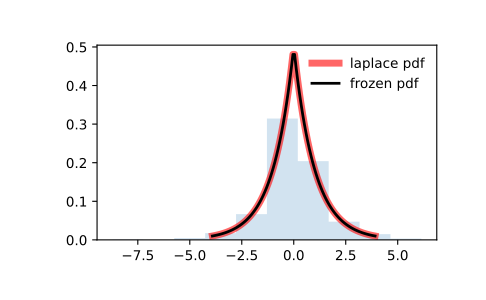

The Python source for this figure:
from scipy.stats import laplace
import matplotlib.pyplot as plt
fig, ax = plt.subplots(1, 1)

# Calculate the first four moments:

mean, var, skew, kurt = laplace.stats(moments='mvsk')

# Display the probability density function (``pdf``):

x = np.linspace(laplace.ppf(0.01),
                laplace.ppf(0.99), 100)
ax.plot(x, laplace.pdf(x),
       'r-', lw=5, alpha=0.6, label='laplace pdf')

# Alternatively, the distribution object can be called (as a function)
# to fix the shape, location and scale parameters. This returns a "frozen"
# RV object holding the given parameters fixed.

# Freeze the distribution and display the frozen ``pdf``:

rv = laplace()
ax.plot(x, rv.pdf(x), 'k-', lw=2, label='frozen pdf')

# Check accuracy of ``cdf`` and ``ppf``:

vals = laplace.ppf([0.001, 0.5, 0.999])
np.allclose([0.001, 0.5, 0.999], laplace.cdf(vals))
# True

# Generate random numbers:

r = laplace.rvs(size=1000)

# And compare the histogram:

ax.hist(r, density=True, histtype='stepfilled', alpha=0.2)
ax.legend(loc='best', frameon=False)
plt.show()
